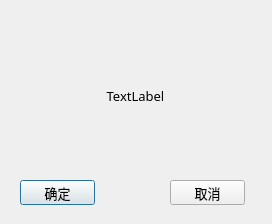
<?xml version="1.0" encoding="UTF-8"?>
<ui version="4.0">
 <class>ShwMsgDlg</class>
 <widget class="QDialog" name="ShwMsgDlg">
  <property name="geometry">
   <rect>
    <x>0</x>
    <y>0</y>
    <width>272</width>
    <height>224</height>
   </rect>
  </property>
  <property name="font">
   <font>
    <family>微软雅黑</family>
    <pointsize>10</pointsize>
   </font>
  </property>
  <property name="windowTitle">
   <string>Dialog</string>
  </property>
  <widget class="QLabel" name="labelMsg">
   <property name="geometry">
    <rect>
     <x>10</x>
     <y>80</y>
     <width>251</width>
     <height>31</height>
    </rect>
   </property>
   <property name="text">
    <string>TextLabel</string>
   </property>
   <property name="alignment">
    <set>Qt::AlignCenter</set>
   </property>
  </widget>
  <widget class="QPushButton" name="btn_ok">
   <property name="geometry">
    <rect>
     <x>20</x>
     <y>180</y>
     <width>75</width>
     <height>25</height>
    </rect>
   </property>
   <property name="text">
    <string>确定</string>
   </property>
  </widget>
  <widget class="QPushButton" name="btn_cancel">
   <property name="geometry">
    <rect>
     <x>170</x>
     <y>180</y>
     <width>75</width>
     <height>25</height>
    </rect>
   </property>
   <property name="text">
    <string>取消</string>
   </property>
  </widget>
 </widget>
 <resources/>
 <connections>
  <connection>
   <sender>btn_ok</sender>
   <signal>clicked()</signal>
   <receiver>ShwMsgDlg</receiver>
   <slot>accept()</slot>
   <hints>
    <hint type="sourcelabel">
     <x>53</x>
     <y>185</y>
    </hint>
    <hint type="destinationlabel">
     <x>67</x>
     <y>148</y>
    </hint>
   </hints>
  </connection>
  <connection>
   <sender>btn_cancel</sender>
   <signal>clicked()</signal>
   <receiver>ShwMsgDlg</receiver>
   <slot>reject()</slot>
   <hints>
    <hint type="sourcelabel">
     <x>198</x>
     <y>188</y>
    </hint>
    <hint type="destinationlabel">
     <x>212</x>
     <y>156</y>
    </hint>
   </hints>
  </connection>
 </connections>
</ui>
